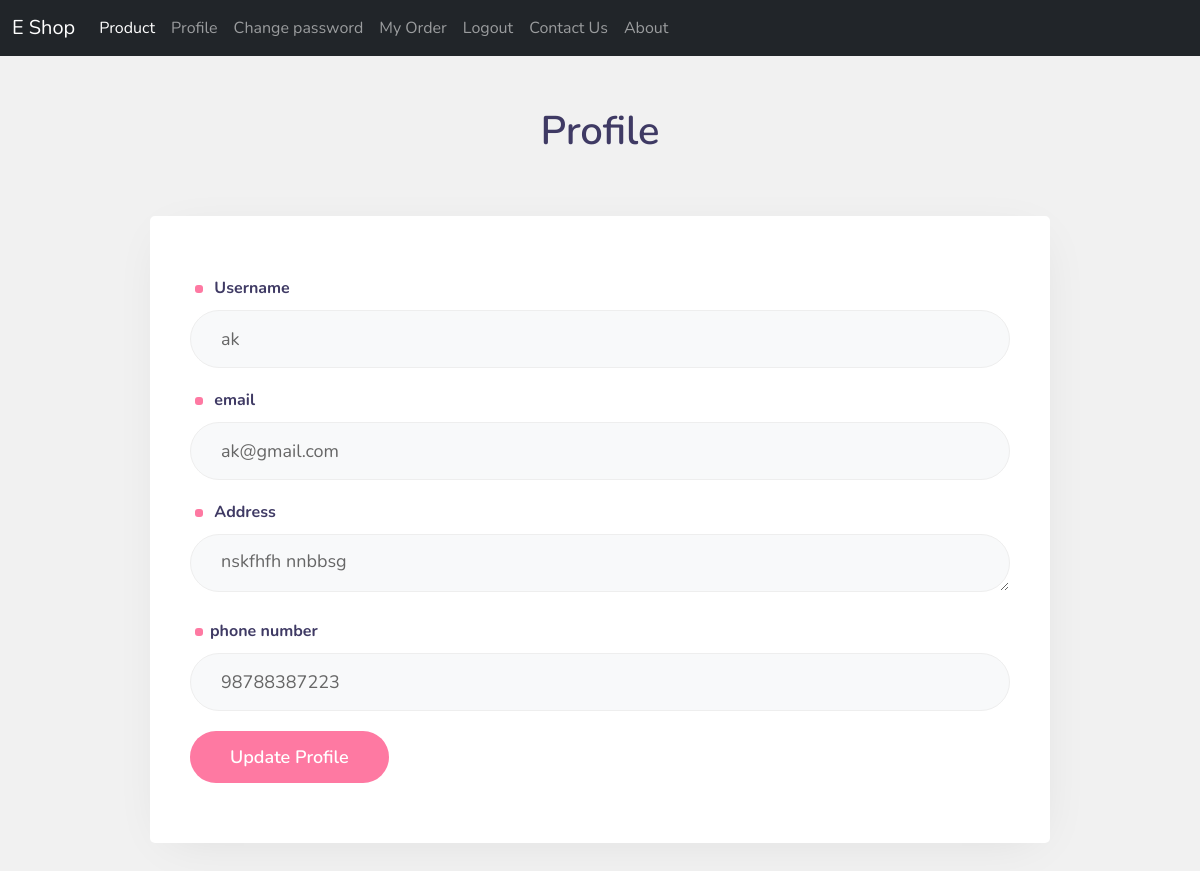
The app's page /profile/ (signed in), older data.
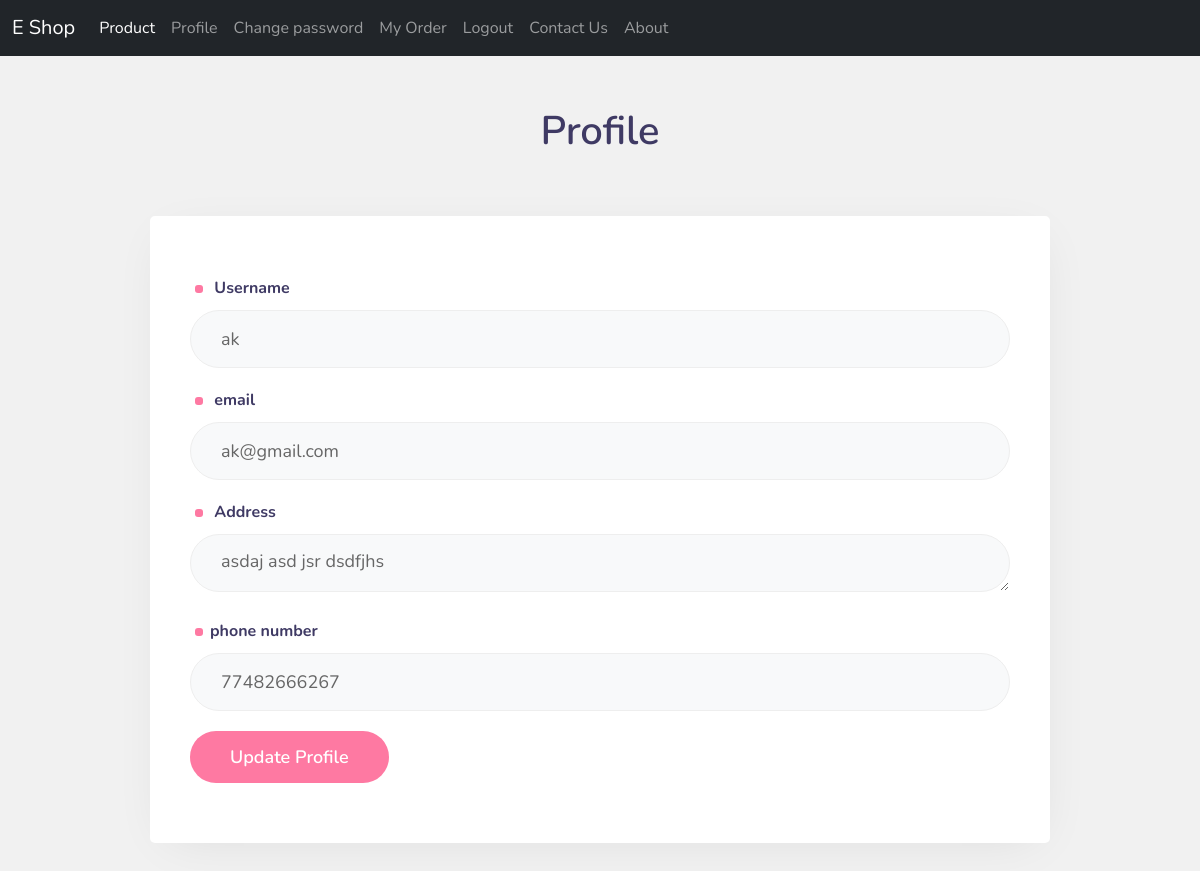
The same page, newer data.
### app1/models.py (models this page shows)
class UserRegister(models.Model):
    name = models.CharField(max_length=200)
    email = models.EmailField()
    password = models.CharField(max_length=200)
    address = models.CharField(max_length=200)
    phone = models.IntegerField()

### app1/views.py (the view)
# urls.py: path('profile/',profile,name='profile1'),
def profile(request):
    if 'email' in request.session:
        a=request.session['email']
        data=UserRegister.objects.get(email=a)
        if request.method=="POST":
            data.name=request.POST['name']
            data.address = request.POST['address']
            data.phone = request.POST['phone']
            data.save()
            return render(request,'profile.html',{'message':"Profile Updated Successfully",'data':data,'a':a})
        return render(request,'profile.html',{'data':data,'a':a})
    else:
        return  redirect('login1')

### app1/templates/profile.html (shortened to what this page needs)
{% extends 'common.html' %}
{% block content %}
{% load static %}
<!DOCTYPE html>
<html lang="zxx">
<head>
    <link rel="stylesheet" href="{% static 'css/style.css' %} " type="text/css" media="all" />
</head>
<body>
    <div class="w3l-loginblock signinform">
        <div class="logo">
            <a class="brand-logo" href="index.html">Profile</a>
        </div>
            <div class="row map-content-9">
                <div class="info-grids">
                    <form  method="post" class="">
                        {% if a %}
                        <div class="form-grid">
                            <div class="input-field">
                                <label> Username </label>
                                <input type="text" name="name" id="name" value={{data.name}} required="">
                            </div>
                            <div class="input-field">
                                <label> email </label>
                                <input type="email" name="email" id="email" value={{data.email}} readonly>
                            </div>
                            <div class="input-field">
                                <label> Address</label>
                                <textarea name="address">{{data.address}}</textarea>
                            </div>
                            <div class="input-field">
                                <label>phone number </label>
                                <input type="number" name="phone" id="phone" value={{data.phone}} required="">
                            </div>
                        </div>
                        {% endif %}
                        <button type="submit" class="btn btn-primary btn-style">Update Profile</button>
                    </form>
                </div>
            </div>
    </div>
</body>
</html>
{% endblock %}

Row changes from the older to the newer data that the page shows:
changed UserRegister "ak": address "nskfhfh nnbbsg" → "asdaj asd jsr dsdfjhs"; phone "98788387223" → "77482666267"
